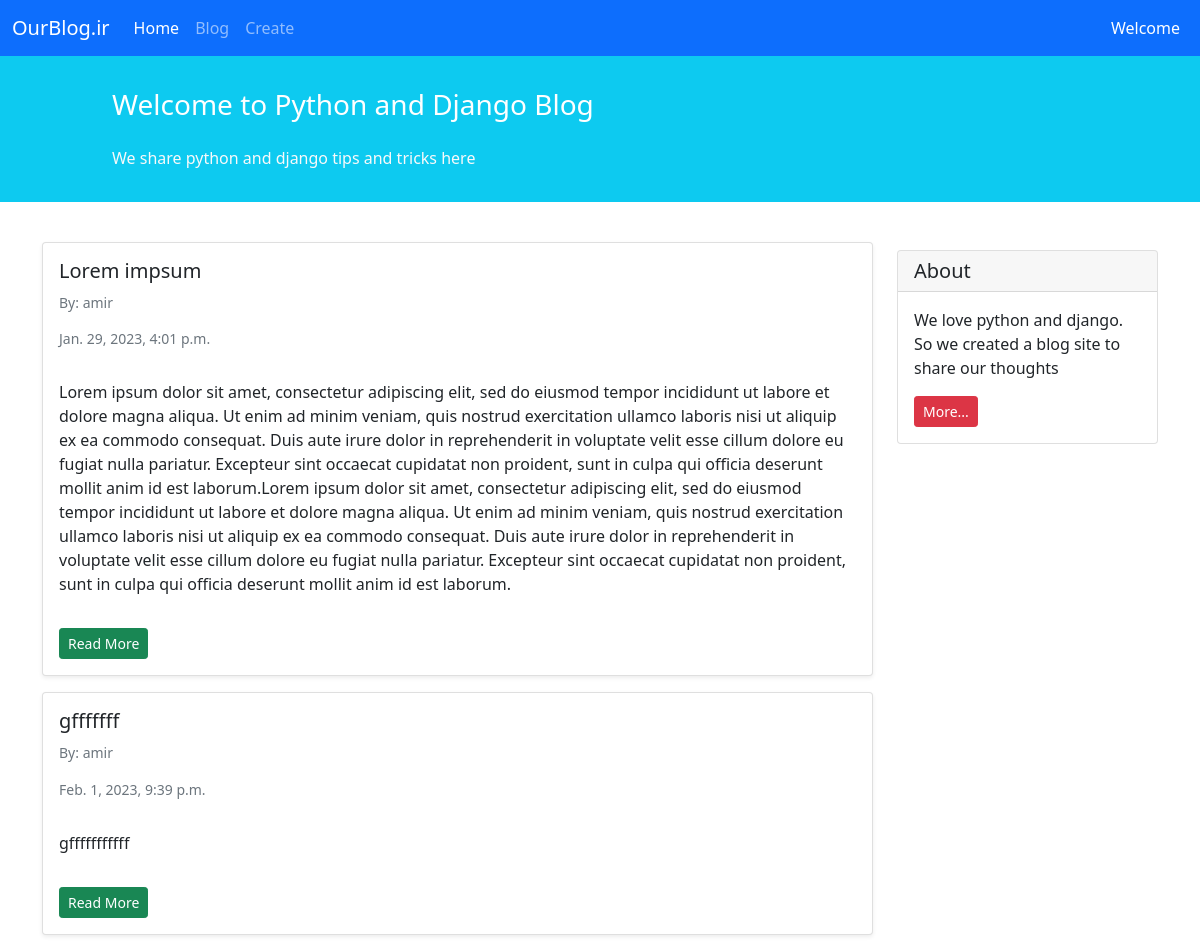
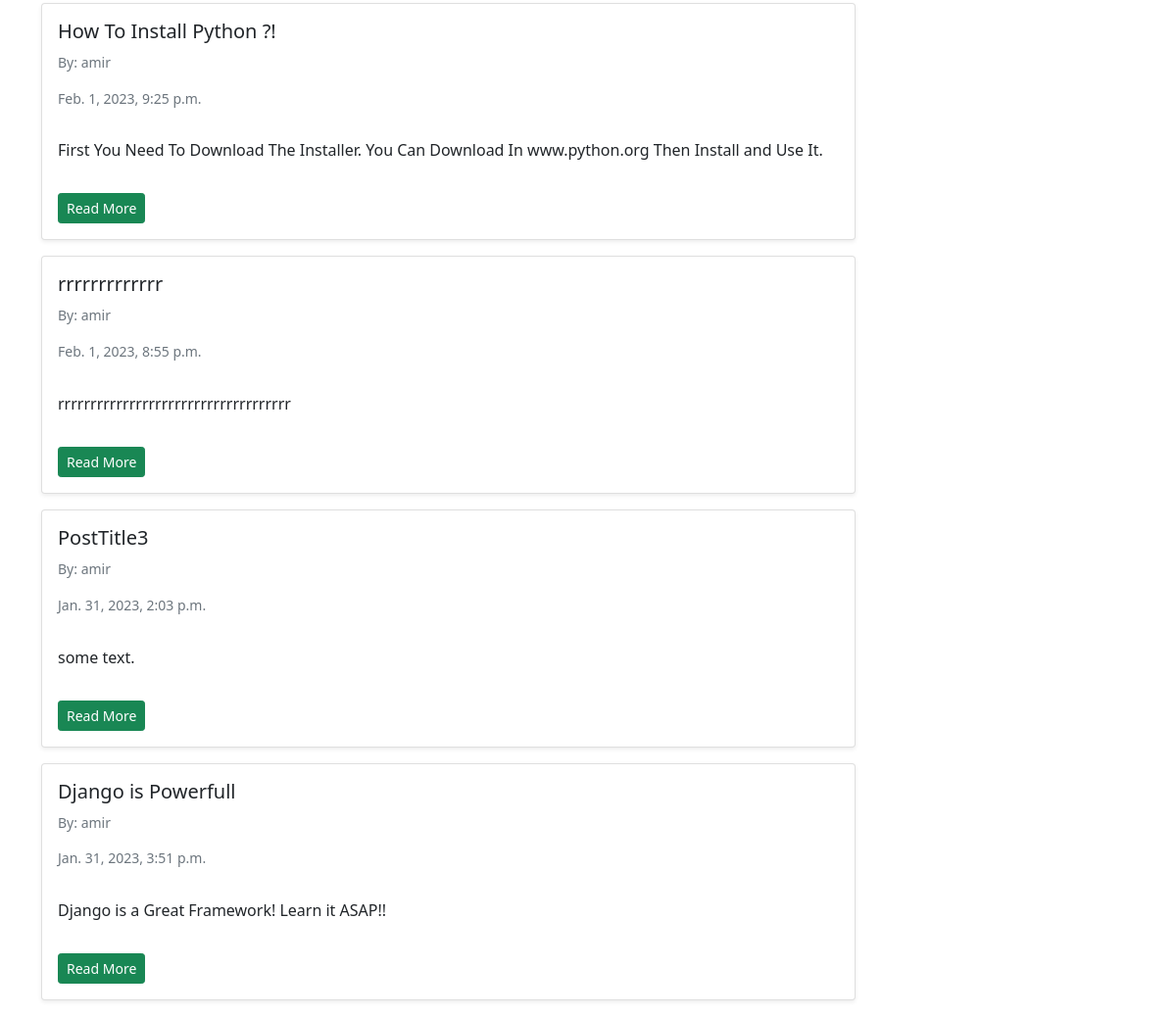
The app's page /, older data (2 pictures, top to bottom).
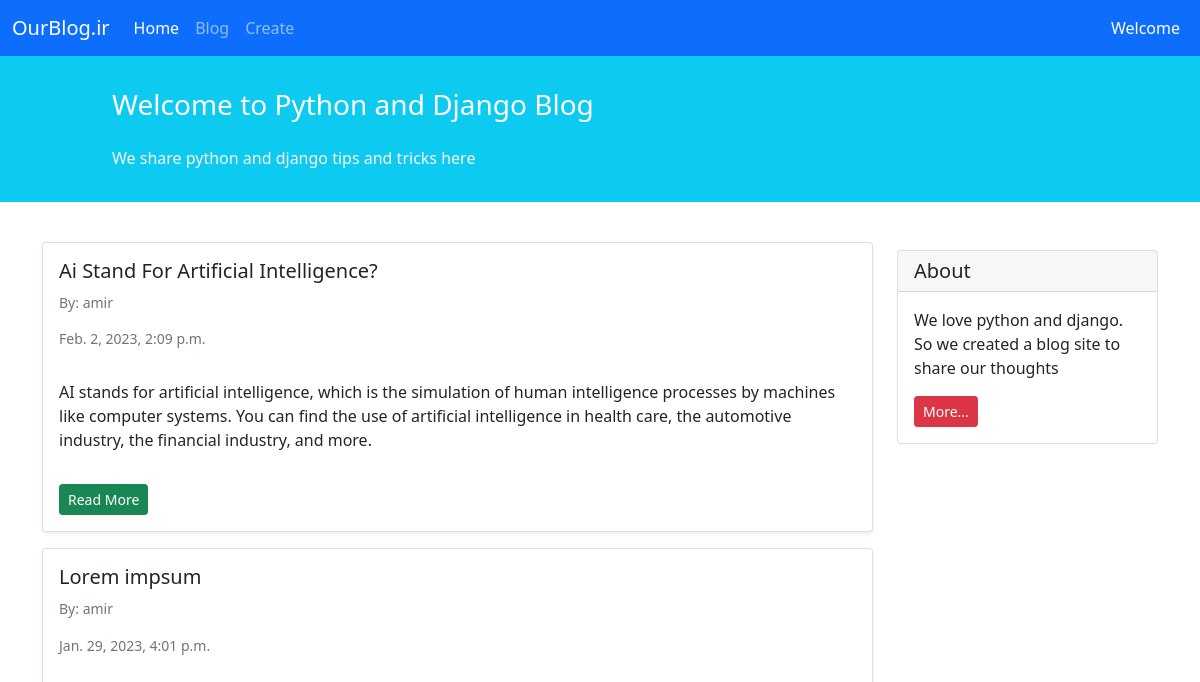
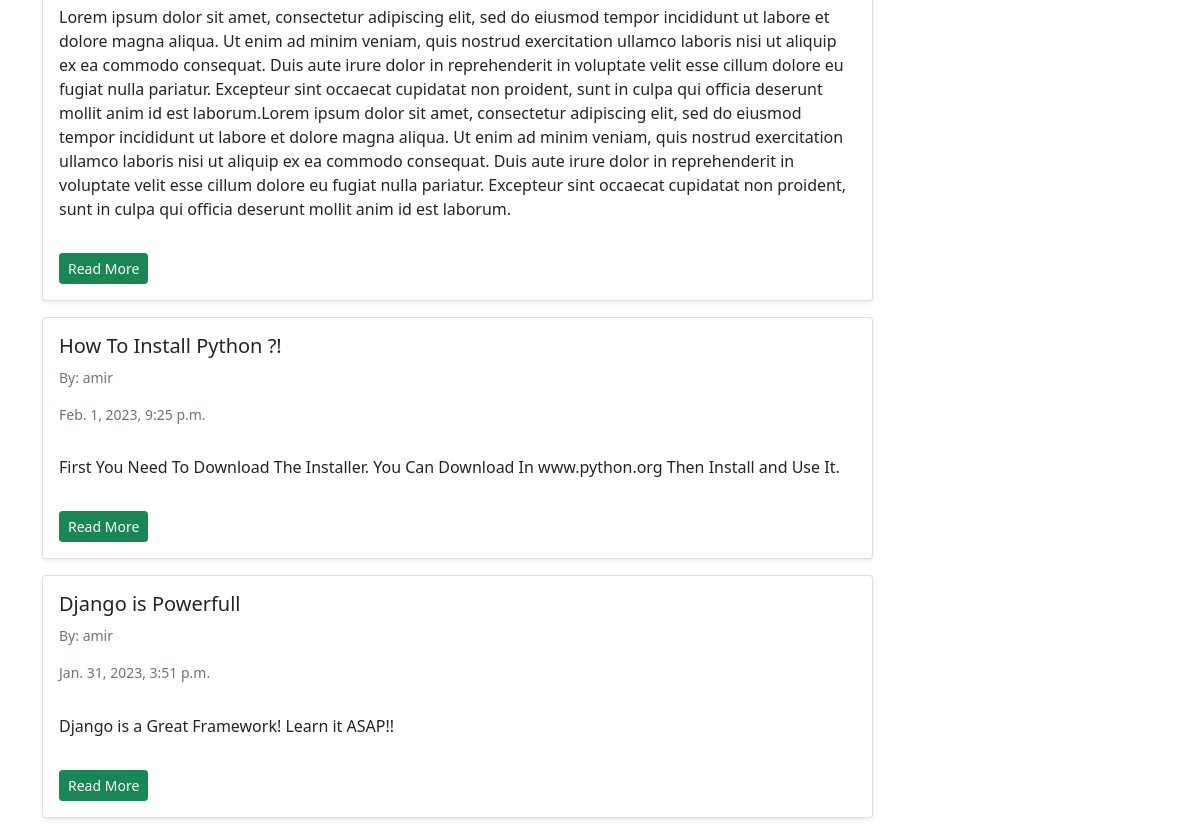
The same page, newer data (2 pictures, top to bottom).
### blog/models.py (models this page shows, shortened)
class Post(models.Model):
    STATUS_CHOICES = (
        ('pub', 'Published'),
        ('drf', 'Draft'),
    )
    title = models.CharField(max_length=100)
    text = models.TextField()
    author = models.ForeignKey('auth.User', on_delete=models.CASCADE)
    datetime_created = models.DateTimeField(auto_now_add=True)
    datetime_modified = models.DateTimeField(auto_now=True)
    status = models.CharField(choices=STATUS_CHOICES, max_length=3)

### blog/views.py (the view)
# urls.py: path('', PostListView.as_view(), name='posts_list'),
class PostListView(generic.ListView):
    template_name = 'blog/posts_list.html'
    context_object_name = 'posts_list'
    def get_queryset(self):
        return Post.objects.filter(status='pub').order_by('-datetime_modified')

### blog/templates/blog/posts_list.html (shortened to what this page needs)
{% extends '_base.html' %}
{% block content %}
    <div class="container mt-4">
        <div class="row">
            <div class="col-9">
                {% for post in posts_list %}
                    <div class="card shadow-sm my-3">
                        <div class="card-body">
                            <h5 class="card-title">{{ post.title }}</h5>
                            <h6 class="card-subtitle mb-2 text-muted small py-2">By: {{ post.author}}</h6>
                            <h6 class="card-subtitle mb-2 text-muted small py-2">{{ post.datetime_created }}</h6>
                            <p class="card-text py-3">
                                {{ post.text }}
                            </p>
                            <a href="{% url 'post_detail' post.id %}"><div class="btn btn-sm btn-success">Read More</div></a>
                        </div>
                    </div>
                {% endfor %}
            </div>
            <div class="col-3">
                <div class="card my-4">
                    <h5 class="card-header">About</h5>
                    <div class="card-body">
                        <p class="card-text">We love python and django. So we created a blog site to share our
                            thoughts</p>
                        <a href="#"
                           class="btn btn-sm btn-danger">
                            More...
                        </a>
                    </div>
                </div>
            </div>
        </div>
    </div>
{% endblock content %}

### templates/_base.html (shortened to what this page needs)
<!doctype html>
<html lang="en">
<head>
    <link href="https://cdn.jsdelivr.net/npm/bootstrap@5.1.3/dist/css/bootstrap.min.css" rel="stylesheet"
>
</head>
<body>
<nav class="navbar navbar-expand-lg navbar-dark bg-primary">
    <div class="container-fluid">
        <a class="navbar-brand" href="{% url 'posts_list' %}">OurBlog.ir</a>
        <div class="collapse navbar-collapse" id="navbarNavAltMarkup">
            <div class="navbar-nav">
                <a class="nav-link active" aria-current="page" href="{% url 'posts_list' %}">Home</a>
                <a class="nav-link" href="{% url 'posts_list' %}">Blog</a>
                <a class="nav-link" href="{% url 'post_create' %}">Create</a>
            </div>
        </div>
        <div class="mx-2 text-white">Welcome</div>
    </div>
</nav>
<div class="container-fluid bg-info">
    <div class="row py-3">
        <div class="col-md-8 col-md-10 mx-auto">
            <h3 class="my-4 mt-3 text-white">Welcome to Python and Django Blog</h3>
            <p class="text-light">We share python and django tips and tricks here</p>
        </div>
    </div>
</div>
{% block content %}
{% endblock content %}
</body>
</html>

Row changes from the older to the newer data that the page shows:
removed Post: title "gfffffff", author "amir", datetime_created "Feb. 1, 2023, 9:39 p.m.", text "gfffffffffff"
removed Post: title "rrrrrrrrrrrrr", author "amir", datetime_created "Feb. 1, 2023, 8:55 p.m.", text "rrrrrrrrrrrrrrrrrrrrrrrrrrrrrrrrrrrr"
removed Post: title "PostTitle3", author "amir", datetime_created "Jan. 31, 2023, 2:03 p.m.", text "some text."
added Post: title "Ai Stand For Artificial Intelligence?", author "amir", datetime_created "Feb. 2, 2023, 2:09 p.m.", text "AI stands for artificial intelligence, which is the simulation of human intelligence processes by machines like computer systems. You can find the use of artificial intelligence in health care, the automotive industry, the financial industry, and more."
